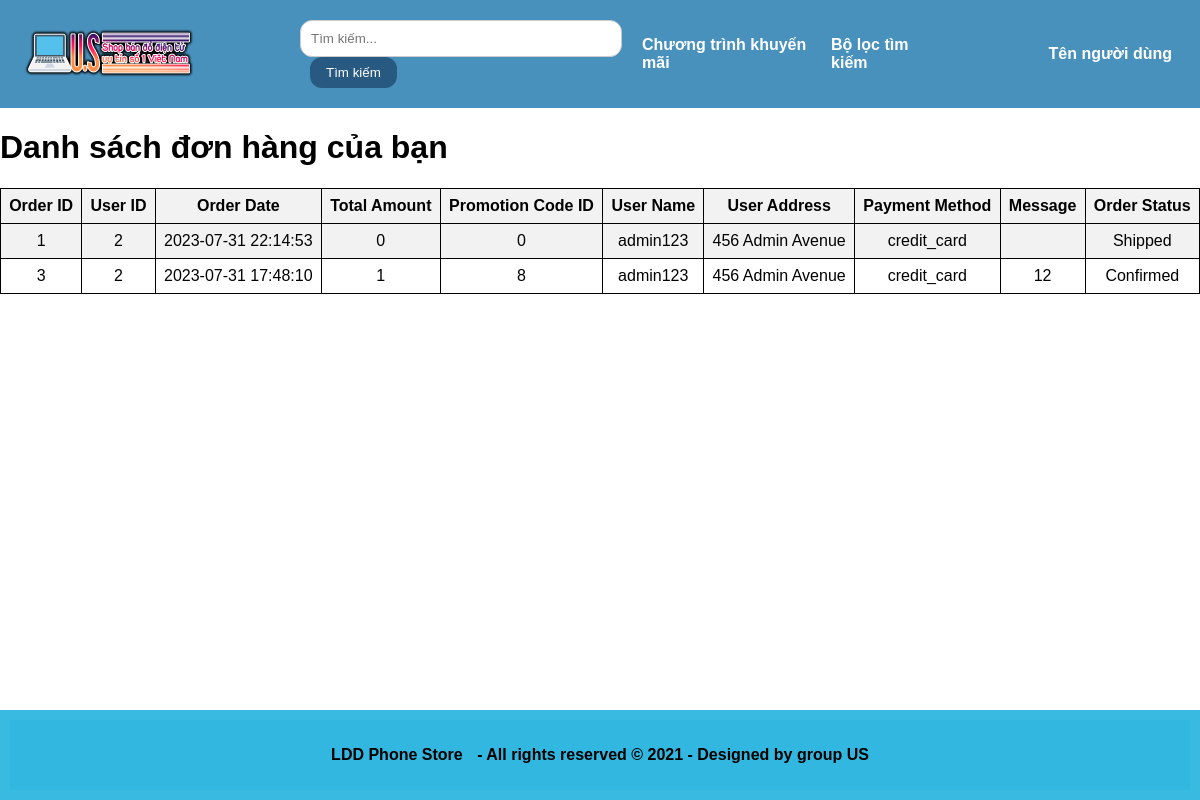
The app's page /layout/order-user.php (signed in) with its own data.
### tables this page shows
CREATE TABLE `orders` (
  `order_id` int(11) NOT NULL,
  `user_id` int(11) NOT NULL,
  `order_date` datetime NOT NULL,
  `total_amount` decimal(10,0) NOT NULL,
  `promotion_code_id` int(11) DEFAULT NULL,
  `user_name` varchar(100) NOT NULL,
  `user_address` varchar(255) NOT NULL,
  `payment_method` varchar(50) NOT NULL,
  `message` text DEFAULT NULL,
  `order_status` varchar(50) NOT NULL
);

### layout/order-user.php (the view, shortened to what this page needs)
<!DOCTYPE html>
<html>
<head>
</head>
<body>
    <header><?php include 'header.php'; ?></header>
    <main><h1>Danh sách đơn hàng của bạn</h1>
    <table>
        <tr>
            <th>Order ID</th>
            <th>User ID</th>
            <th>Order Date</th>
            <th>Total Amount</th>
            <th>Promotion Code ID</th>
            <th>User Name</th>
            <th>User Address</th>
            <th>Payment Method</th>
            <th>Message</th>
            <th>Order Status</th>
        </tr>
        <?php
        include 'connect.php';
        if (isset($_SESSION['user_id'])) {
            $user_id = $_SESSION['user_id'];
            $sql = "SELECT `order_id`, `user_id`, `order_date`, `total_amount`, `promotion_code_id`, `user_name`, `user_address`, `payment_method`, `message`, `order_status` FROM `orders` WHERE `user_id` = $user_id";
            $result = $conn->query($sql);
        }
        ?>
        <?php
        if ($result && $result->num_rows > 0) {
            while ($row = $result->fetch_assoc()) {
                echo "<tr>";
                echo "<td>" . $row['order_id'] . "</td>";
                echo "<td>" . $row['user_id'] . "</td>";
                echo "<td>" . $row['order_date'] . "</td>";
                echo "<td>" . $row['total_amount'] . "</td>";
                echo "<td>" . $row['promotion_code_id'] . "</td>";
                echo "<td>" . $row['user_name'] . "</td>";
                echo "<td>" . $row['user_address'] . "</td>";
                echo "<td>" . $row['payment_method'] . "</td>";
                echo "<td>" . $row['message'] . "</td>";
                echo "<td>" . $row['order_status'] . "</td>";
                echo "</tr>";
            }
        } else {
            echo "<tr><td colspan='10'>Không có đơn hàng nào.</td></tr>";
        }
        ?>
    </table></main>
    <footer><?php include 'footer.php'; ?></footer>
</body>
</html>

### css/header.css (style rules this page uses)
body { font-family: Arial, sans-serif; margin: auto; padding: 0; }
header { position: -webkit-sticky; position: sticky; top: 0; background-color: #4891bc; padding: 10px; display: flex; align-items: center; justify-content: center; z-index: 9999; }

### css/footer.css (style rules this page uses)
html, body { margin: 0; padding: 0; height: 100%; }
body { display: flex; flex-direction: column; }
main { flex-grow: 1; }
footer { background-color: #32b8e0f6; padding: 10px; flex-shrink: 0; text-align: center; }

### layout/order-user.php (style rules this page uses)
table { border-collapse: collapse; width: 100%; }
th, td { border: 1px solid black; padding: 8px; text-align: center; }
th { background-color: #f2f2f2; }
tr:nth-child(even) { background-color: #f2f2f2; }

### records on screen
orders: order_id "1", user "2", order_date "2023-07-31 22:14:53", total_amount "0", promotion_code "0", user_name "admin123", user_address "456 Admin Avenue", payment_method "credit_card", order_status "Shipped"
orders: order_id "3", user "2", order_date "2023-07-31 17:48:10", total_amount "1", promotion_code "8", user_name "admin123", user_address "456 Admin Avenue", payment_method "credit_card", message "12", order_status "Confirmed"
